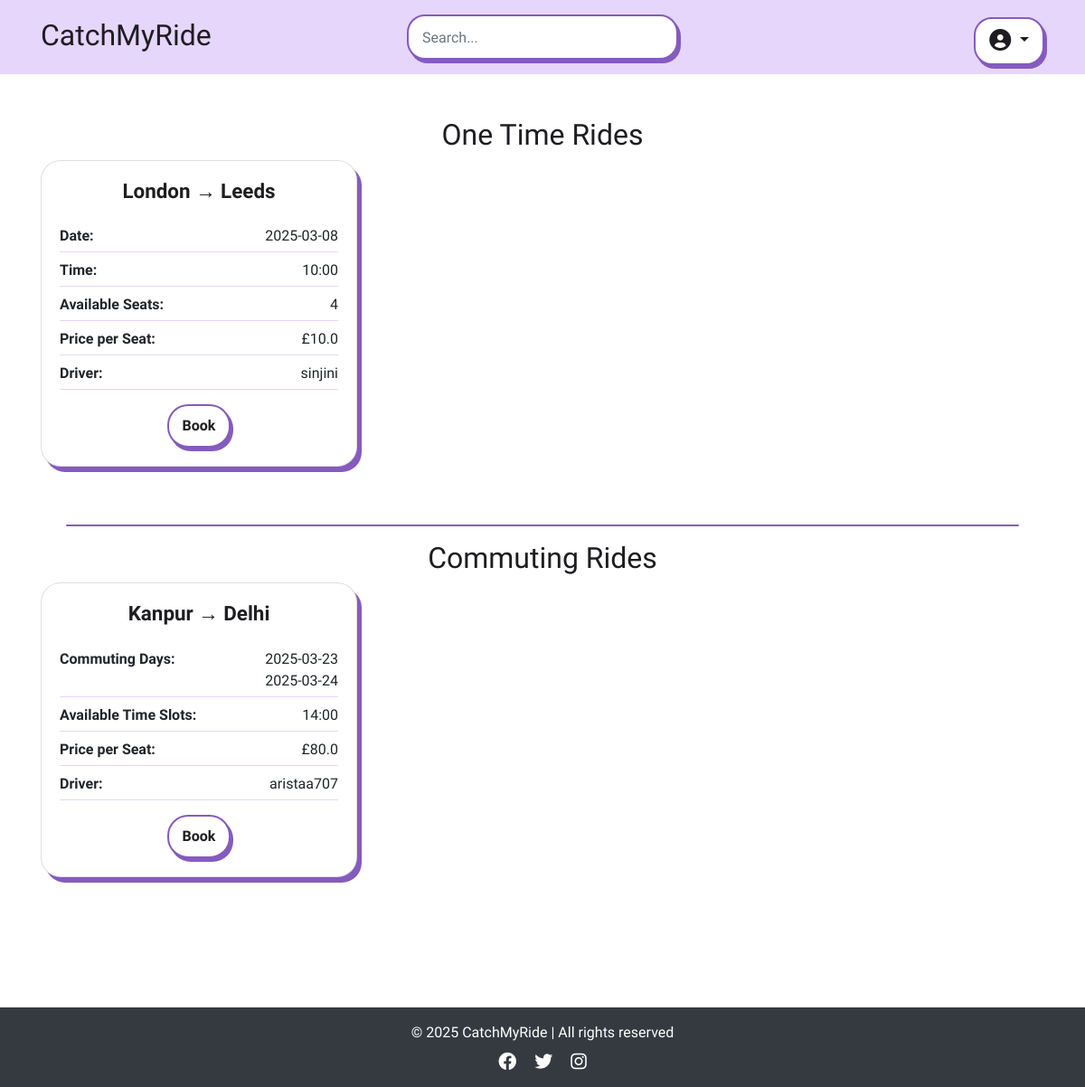
/view_journeys, run on an earlier commit of the app's database.
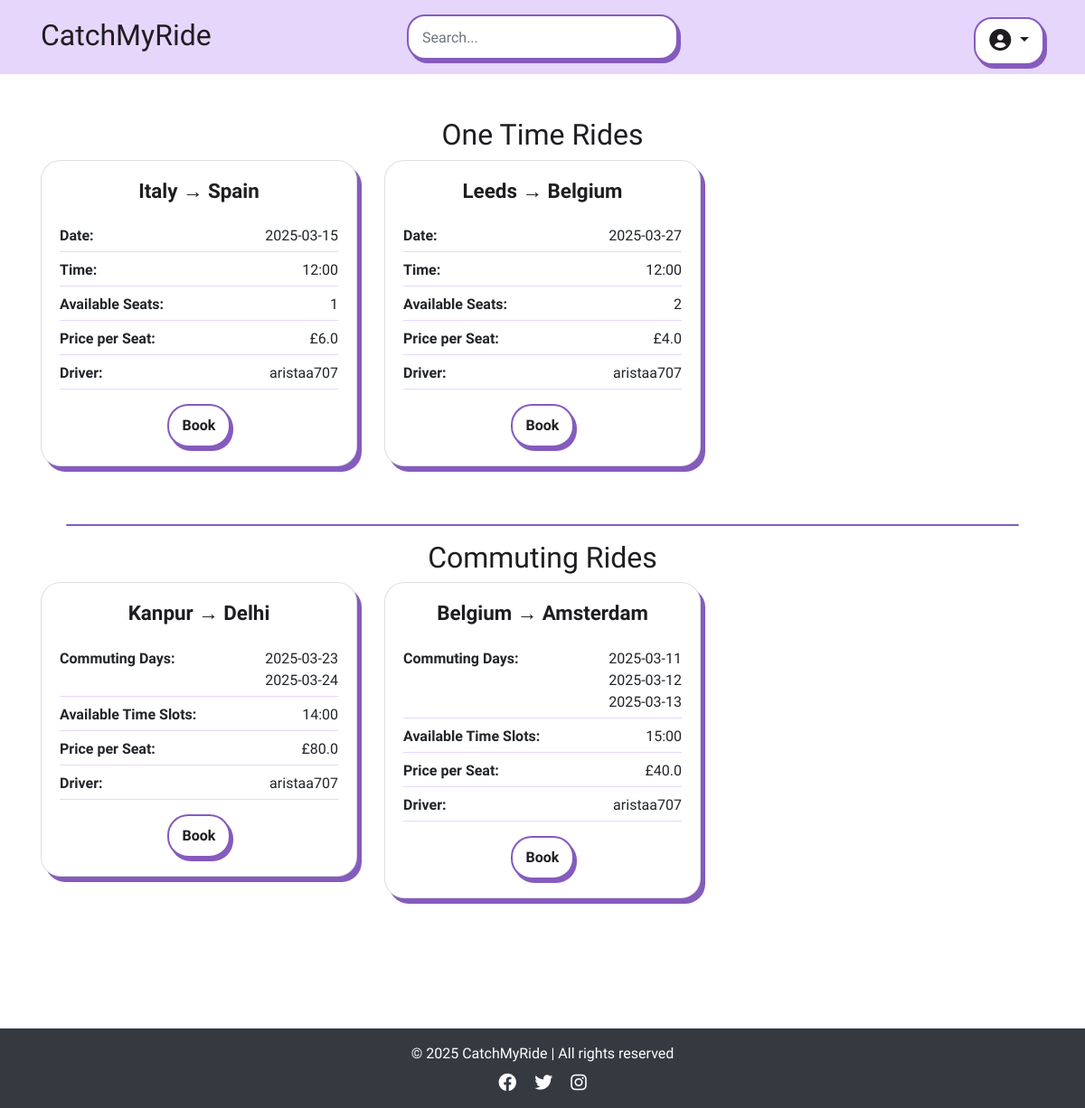
And on a later commit of the database.
### app/models.py (models this page shows)
class view_ride(db.Model):
    id = db.Column(db.Integer, primary_key=True)
    driver_id = db.Column(db.Integer, db.ForeignKey('user.id'), nullable=False)
    driver_name = db.Column(db.String(100), nullable=False)
    from_location = db.Column(db.String(100), nullable=False)
    to_location = db.Column(db.String(100), nullable=False)
    date_time = db.Column(db.DateTime, nullable=True)
    available_seats_per_date = db.Column(db.JSON, nullable=True)
    price_per_seat = db.Column(db.Float, nullable=False)
    category = db.Column(db.String(50), nullable=False)
    recurrence_dates = db.Column(db.String(255), nullable=True)
    commute_times = db.Column(db.String(255), nullable=True)
    driver = db.relationship('User', backref='rides')

### app/views.py (the view)
@app.route('/view_journeys')
def view_journeys():
    db.session.commit()
    db.session.expire_all()
    journeys = view_ride.query.all()
    booked_journey_ids = set()
    if current_user.is_authenticated:
        booked_journey_ids = {booking.ride_id for booking in book_ride.query.filter_by(user_id=current_user.id).all()}
    for journey in journeys:
        try:
            journey.seat_tracking = json.loads(journey.available_seats_per_date) if journey.available_seats_per_date else {}
        except (json.JSONDecodeError, TypeError):
            journey.seat_tracking = {}  # Prevent errors if data is invalid
        journey.user_has_booked = journey.id in booked_journey_ids
    return render_template('view_journeys.html', journeys=journeys, user=current_user)

### app/views.py (called while the page is built)
@app.context_processor
def inject_user():
    return dict(user=current_user)

### app/templates/view_journeys.html (shortened to what this page needs)
{% extends "base.html" %}
{% block content %}
<div class="container my-5">
    {% if journeys %}
        <h2 class="text-center">One Time Rides</h2>
        <div class="row">
            {% for journey in journeys if journey.category == "one-time" %}
            <div class="col-md-6 col-lg-4 mb-4">
                <div class="card">
                    <div class="card-body">
                        <h5 class="card-title">{{ journey.from_location }} → {{ journey.to_location }}</h5>
                        <div class="journey-details">
                            <div class="detail-item">
                                <span class="detail-heading">Date:</span>
                                <span>{{ journey.date_time.strftime('%Y-%m-%d') }}</span>
                            </div>
                            <div class="detail-item">
                                <span class="detail-heading">Time:</span>
                                <span>{{ journey.date_time.strftime('%H:%M') }}</span>
                            </div>
                            <div class="detail-item">
                                <span class="detail-heading">Available Seats:</span>
                                <span>{{ journey.seat_tracking.values() | max if journey.seat_tracking else 0 }}</span>
                            </div>
                            <div class="detail-item">
                                <span class="detail-heading">Price per Seat:</span>
                                <span>£{{ journey.price_per_seat }}</span>
                            </div>
                            <div class="detail-item">
                                <span class="detail-heading">Driver:</span>
                                <span>{{ journey.driver_name }}</span>
                            </div>
                        </div>
                        <div class="text-center mt-3">
                            {% if user and journey.user_has_booked %}
                                <form action="{{ url_for('book_journey', ride_id=journey.id) }}" method="get">
                                    <button type="submit" class="btn btn-warning">Rebook</button>
                                </form>
                            {% else %}
                                {% if journey.seat_tracking and journey.seat_tracking.values() | max > 0 %}
                                    <form action="{{ url_for('book_journey', ride_id=journey.id) }}" method="get">
                                        <button type="submit" class="btn btn-one">Book</button>
                                    </form>
                                {% else %}
                                    <button class="btn btn-danger" disabled>Fully Booked</button>
                                {% endif %}
                            {% endif %}
                        </div>
                    </div>
                </div>
            </div>
            {% endfor %}
        </div>
        <br><hr>
        <h2 class="text-center">Commuting Rides</h2>
        <div class="row">
            {% for journey in journeys if journey.category == "commuting" %}
            <div class="col-md-6 col-lg-4 mb-4">
                <div class="card">
                    <div class="card-body">
                        <h5 class="card-title">{{ journey.from_location }} → {{ journey.to_location }}</h5>
                        <div class="journey-details">
                            <div class="detail-item">
                                <span class="detail-heading">Commuting Days:</span>
                                <ul class="date-list">
                                    {% for date in journey.recurrence_dates.split(',') %}
                                        <li>{{ date.strip() }}</li>
                                    {% endfor %}
                                </ul>
                            </div>
                            <div class="detail-item">
                                <span class="detail-heading">Available Time Slots:</span>
                                <span>
                                    {% if journey.commute_times %}
                                        {{ journey.commute_times | replace(',', ', ') }}
                                    {% else %}
                                        <span>N/A</span>
                                    {% endif %}
                                </span>
                            </div>
                            <div class="detail-item">
                                <span class="detail-heading">Price per Seat:</span>
                                <span>£{{ journey.price_per_seat }}</span>
                            </div>
                            <div class="detail-item">
                                <span class="detail-heading">Driver:</span>
                                <span>{{ journey.driver_name }}</span>
                            </div>
                        </div>
                        <div class="text-center mt-3">
                            {% if user and journey.user_has_booked %}
                                <form action="{{ url_for('book_journey', ride_id=journey.id) }}" method="get">
                                    <button type="submit" class="btn btn-warning">Rebook</button>
                                </form>
                            {% else %}
                                {% if journey.seat_tracking and journey.seat_tracking.values() | max > 0 %}
                                    <form action="{{ url_for('book_journey', ride_id=journey.id) }}" method="get">
                                        <button type="submit" class="btn btn-one">Book</button>
                                    </form>
                                {% else %}
                                    <button class="btn btn-danger" disabled>Fully Booked</button>
                                {% endif %}
                            {% endif %}
                        </div>
                    </div>
                </div>
            </div>
            {% endfor %}
        </div>
    {% else %}
        <p class="text-center mt-4">No journeys available at the moment.</p>
    {% endif %}
</div>
{% endblock %}

### app/templates/base.html (shortened to what this page needs)
<!DOCTYPE html>
<html lang="en">
<head>
    <link rel="stylesheet" href="https://stackpath.bootstrapcdn.com/bootstrap/4.2.1/css/bootstrap.min.css">
    <link rel="stylesheet" href="{{ url_for('static', filename='style.css') }}">
    <link rel="stylesheet" href="https://cdnjs.cloudflare.com/ajax/libs/font-awesome/6.0.0-beta3/css/all.min.css">
    <link href='https://unpkg.com/boxicons@2.1.4/css/boxicons.min.css' rel='stylesheet'>
    <link rel="stylesheet" href="https://cdn.jsdelivr.net/npm/flatpickr/dist/flatpickr.min.css">
</head>
<body>
    <nav class="navbar">
        <div class="container navbar-container d-flex align-items-baseline justify-content-between">
            <a class="navbar-brand navbar-logo" href="/" aria-label="Catch My Ride Logo" title="Go to home page">
                CatchMyRide
            </a>
            <div class="search-container">
                <form class="form-inline">
                    <input class="form-control input" type="search" placeholder="Search..." aria-label="Search">
                </form>
            </div>
            <div class="dropdown">
                {% if user.is_authenticated %}
                    <button class="btn btn-secondary dropdown-toggle" type="button" id="profileDropdown" data-toggle="dropdown">
                        {{ user.username }}
                    </button>
                    <div class="dropdown-menu">
                        <form id="logout-form" action="{{ url_for('logout') }}" method="POST">
                            <button type="submit" class="dropdown-item"><i class='bx bx-exit'></i>Logout</button>
                        </form>
                    </div>
                {% else %}
                    <button class="btn btn-light dropdown-toggle profile-btn" type="button" id="profileDropdown" data-toggle="dropdown"
                        aria-haspopup="true" aria-expanded="false">
                        <i class="fa-solid fa-user-circle fa-lg"></i>
                    </button>
                {% endif %}
            </div>
        </div>
    </nav>
    <main>
        {% block content %}{% endblock %}
    </main>
    <br>
    <footer class="bg-dark text-white text-center py-3 mt-5">
        <div class="container">
            <p class="mb-0">© 2025 CatchMyRide | All rights reserved</p>
            <div class="social-links mt-2">
                <a href="#" class="text-white mx-2"><i class="fa-brands fa-facebook fa-lg"></i></a>
                <a href="#" class="text-white mx-2"><i class="fa-brands fa-twitter fa-lg"></i></a>
                <a href="#" class="text-white mx-2"><i class="fa-brands fa-instagram fa-lg"></i></a>
            </div>
        </div>
    </footer>
</body>
</html>

### app/static/style.css (style rules this page uses)
body { margin: 0; background-color: #fff; font-family: "Oxanium", serif; font-weight: 300; }
h2 { font-family: 'Shrikhand', serif; color: #1f1d21; }
hr { border: none; border-radius: 3px; height: 1.5px; width: 95%; background-color: #855bbe; }
.navbar .container { display: flex; flex-direction: row; align-items: center; justify-content: space-between; }
.navbar { background-color: #e6d6fc !important; text-align: center; padding: 10px 0; }
.navbar-logo, .navbar-logo:hover { color: #1f1d21; font-family: "Shrikhand", serif; font-size: 2rem; }
.search-container { max-width: 300px; text-align: center; }
@media (min-width: 992px) { .search-container { position: absolute; left: 50%; top: 50%; transform: translate(-50%, -50%); } }
.navbar .form-inline input { height: 50px; width: 300px; border: 2px solid #855bbe; box-shadow: 3px 4px 0px #855bbe; border-radius: 20px; transition: all 0.3s ease-in-out; padding: 8px 15px; }
#profileDropdown { color: #1f1d21; font-size: 1.2rem; background-color: #fff; padding: 10px 15px; border-radius: 20px; border: 2px solid #855bbe; box-shadow: 3px 4px 0px #855bbe; transition: all 0.2s ease-in-out; }
.btn-one { color: #1f1d21; background-color: white; padding: 10px 15px; font-weight: bold; border-radius: 23px; border: 2px solid #855bbe; box-shadow: 3px 4px 0px #855bbe; transition: all 0.2s ease-in-out; }
.card { border-radius: 22px; box-shadow: 5px 6px 0px #855bbe; transition: transform 0.2s ease-in-out; }
.card-title { font-weight: 700; color: #1f1d21; text-align: center; font-size: 1.4rem; margin-bottom: 25px; }
.card .text-center { margin-top: 15px; }
.journey-details { display: flex; flex-direction: column; gap: 8px; }
.detail-item { display: flex; justify-content: space-between; border-bottom: 1px solid #e6d6fc; padding-bottom: 5px; }
.date-list { margin: 0; }
.date-list li { display: block; }
.detail-heading { font-weight: 600; }

What changed in the data, as far as the page shows it:
removed view_ride: from_location "London", to_location "Leeds", date_time "2025-03-08", date_time "10:00", seat_tracking.values|max "4", price_per_seat "10.0", driver_name "sinjini", shown under "One Time Rides"
added view_ride: from_location "Italy", to_location "Spain", date_time "2025-03-15", date_time "12:00", seat_tracking.values|max "1", price_per_seat "6.0", driver_name "aristaa707", shown under "One Time Rides"
added view_ride: from_location "Leeds", to_location "Belgium", date_time "2025-03-27", date_time "12:00", seat_tracking.values|max "2", price_per_seat "4.0", driver_name "aristaa707", shown under "One Time Rides"
added view_ride: from_location "Belgium", to_location "Amsterdam", strip "2025-03-11" "2025-03-12" "2025-03-13", commute_times "15:00", price_per_seat "40.0", driver_name "aristaa707", shown under "Commuting Rides"
